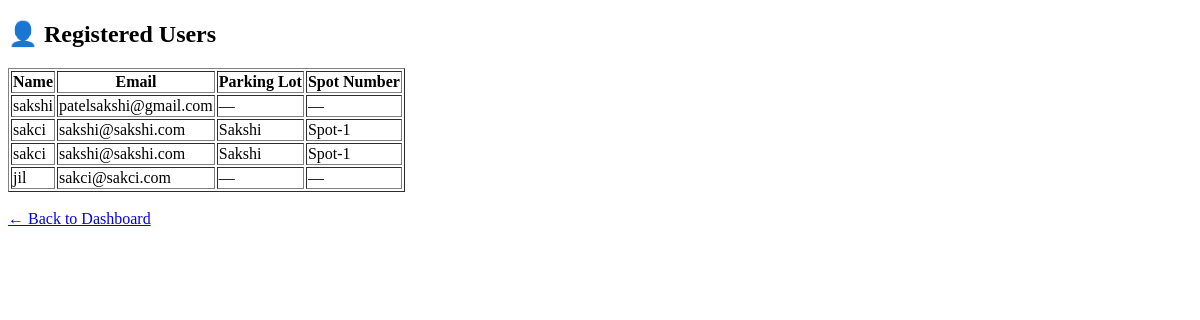
Page /admin_users (signed in) on the earlier database version.
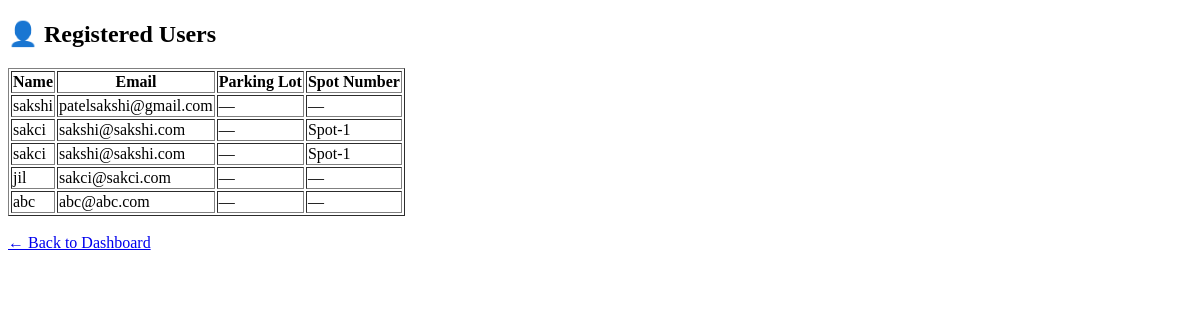
Same page on the later database version.
### tables this page shows
CREATE TABLE users (
            id INTEGER PRIMARY KEY AUTOINCREMENT,
            email TEXT UNIQUE NOT NULL,
            password TEXT NOT NULL,
            full_name TEXT NOT NULL,
            address TEXT,
            pin_code TEXT,
            role TEXT DEFAULT 'user'
        );

CREATE TABLE parking_spots (
            id INTEGER PRIMARY KEY AUTOINCREMENT,
            lot_id INTEGER NOT NULL,
            spot_number TEXT NOT NULL,
            is_occupied INTEGER DEFAULT 0,
            current_user_id INTEGER, reserved_at DATETIME,
            FOREIGN KEY(lot_id) REFERENCES parking_lots(id),
            FOREIGN KEY(current_user_id) REFERENCES users(id)
        );

CREATE TABLE parking_lots (
            id INTEGER PRIMARY KEY AUTOINCREMENT,
            name TEXT NOT NULL,
            address TEXT NOT NULL,
            pin_code TEXT,
            total_spots INTEGER NOT NULL,
            available_spots INTEGER NOT NULL
        );

### app.py (the view)
@app.route('/admin_users')
def admin_users():
    if 'user' not in session or session['user']['role'] != 'admin':
        return redirect(url_for('login'))
    conn = get_db_connection()
    users = conn.execute('SELECT * FROM users WHERE role = "user"').fetchall()
    user_spots = conn.execute('''
        SELECT u.id AS user_id, u.full_name, u.email, ps.spot_number, pl.name AS lot_name
        FROM users u
        LEFT JOIN parking_spots ps ON u.id = ps.current_user_id
        LEFT JOIN parking_lots pl ON ps.lot_id = pl.id
        WHERE u.role = "user"
    ''').fetchall()
    conn.close()
    print("Session:", session.get('user'))
    return render_template('admin_users.html', user_spots=user_spots)

### app.py (called while the page is built)
def get_db_connection():
    conn = sqlite3.connect(DATABASE)
    conn.row_factory = sqlite3.Row
    return conn

### templates/admin_users.html (shortened to what this page needs)
<!DOCTYPE html>
<html>
<head>
</head>
<body>
    <h2>👤 Registered Users</h2>
    <table border="1">
        <tr>
            <th>Name</th>
            <th>Email</th>
            <th>Parking Lot</th>
            <th>Spot Number</th>
        </tr>
        {% for user in user_spots %}
        <tr>
            <td>{{ user['full_name'] }}</td>
            <td>{{ user['email'] }}</td>
            <td>{{ user['lot_name'] if user['lot_name'] else '—' }}</td>
            <td>{{ user['spot_number'] if user['spot_number'] else '—' }}</td>
        </tr>
        {% endfor %}
    </table>
    <br>
    <a href="{{ url_for('admin_dashboard') }}">← Back to Dashboard</a>
</body>
</html>

Differences in the rows shown:
computed for parking_spots (number 1 of 2 on the later page): name "Sakshi" → "—"
computed for parking_spots (number 2 of 2 on the later page): name "Sakshi" → "—"
added users: full_name "abc", email "abc@abc.com", user "—"
